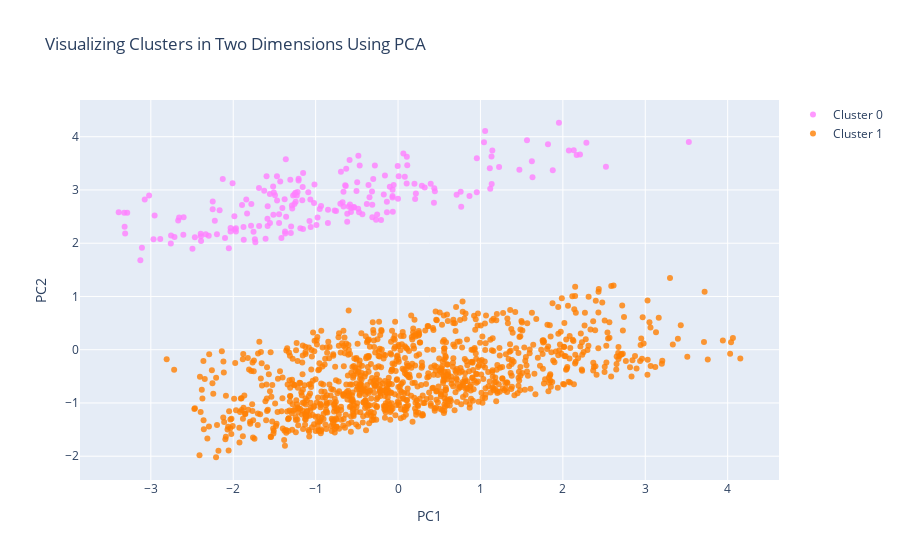

Write notebook code for a chart like this one.
### Code cell
cluster_2d(df)

### Figure 1 — Plotly figure (JSON) as saved in the notebook; plotly's stock layout.template omitted (floating-point values rounded to 4 significant figures; data arrays with more than 128 entries replaced by an {"elided": "..."} marker saying what was removed)
{"data": [{"marker": {"color": "rgba(255, 128, 255, 0.8)"}, "mode": "markers", "name": "Cluster 0", "type": "scatter", "x": {"elided": "200 float values"}, "y": {"elided": "200 float values"}}, {"marker": {"color": "rgba(255, 128, 2, 0.8)"}, "mode": "markers", "name": "Cluster 1", "type": "scatter", "x": {"elided": "1100 float values"}, "y": {"elided": "1100 float values"}}], "layout": {"title": {"text": "Visualizing Clusters in Two Dimensions Using PCA"}, "xaxis": {"ticklen": 5, "title": {"text": "PC1"}, "zeroline": false}, "yaxis": {"ticklen": 5, "title": {"text": "PC2"}, "zeroline": false}}}
